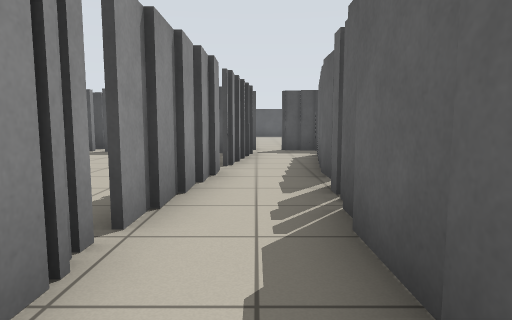
[1] (above)

24 first-person views from a walk through a Stage world. The camera is 0.86 m above the floor, tilts 6° down and sees 75° across. Floor lines are 1 m apart. The floor is counted in squares, 1 m on a side. Each view is taken from the middle of a square. On the plan, view 1 faces up. The plan holds only what a view shows up to about 11 squares ahead; the rest is blank. Robots are left out.

[2]
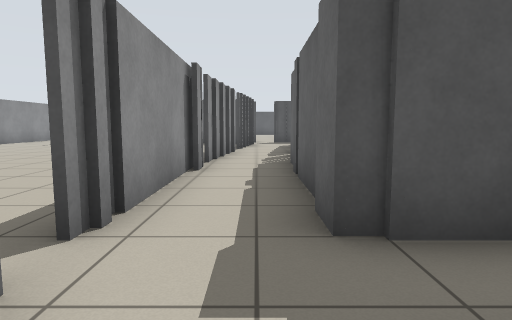

[3]
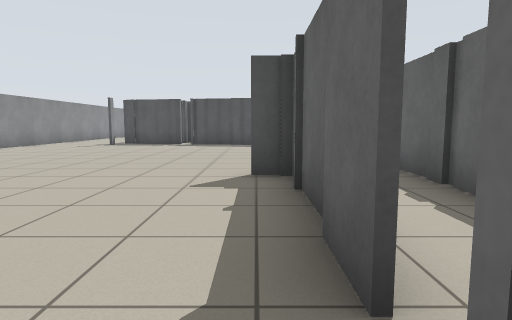

[4]
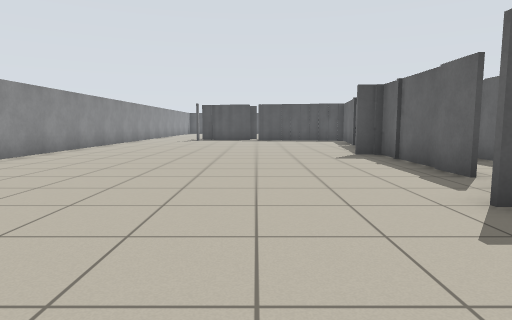

[5]
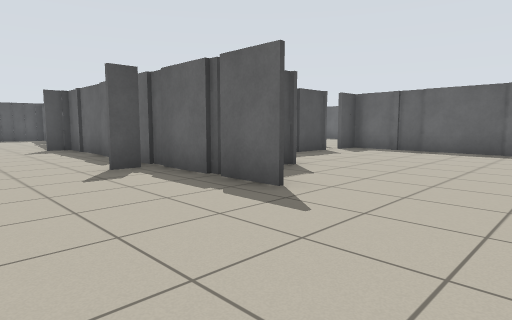

[6]
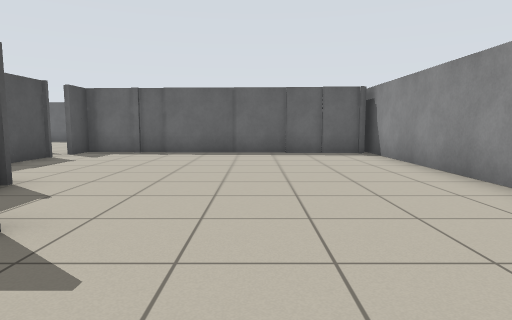

[7]
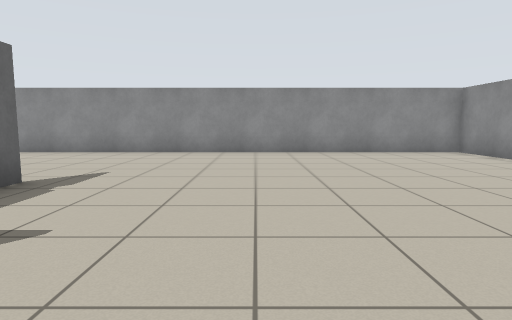

[8]
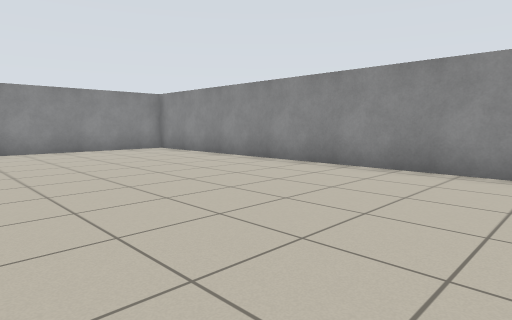

[9]
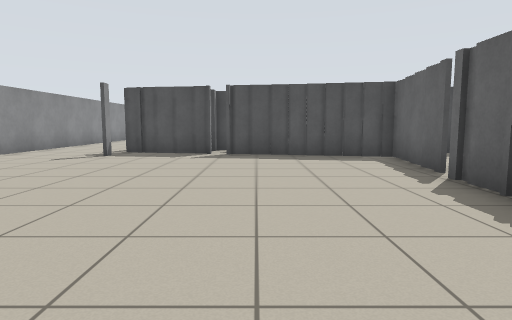

[10]
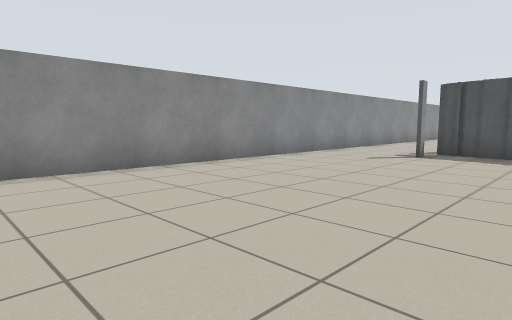

[11]
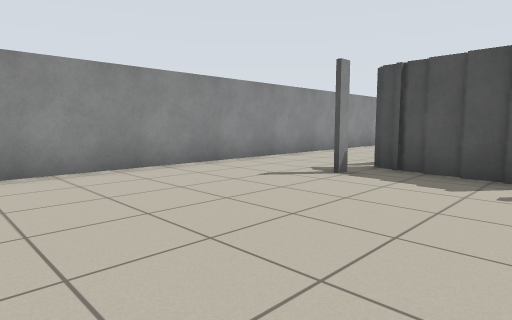

[12]
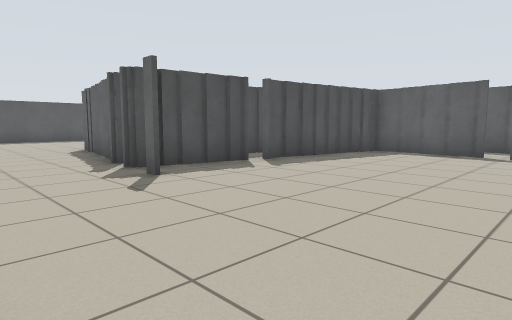

[13]
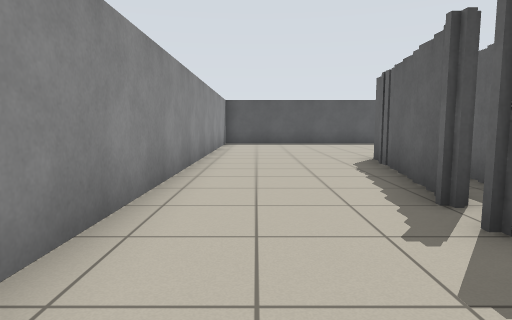

[14]
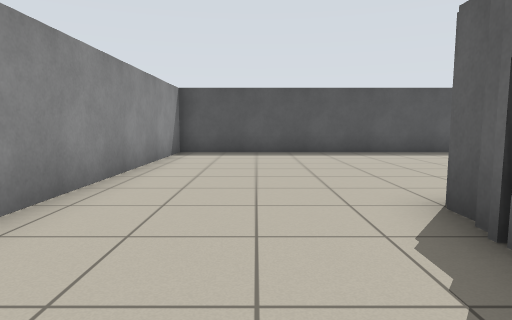

[15]
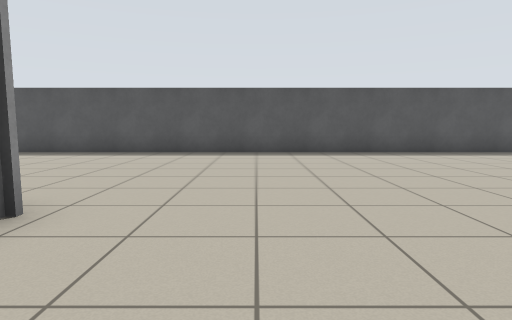

[16]
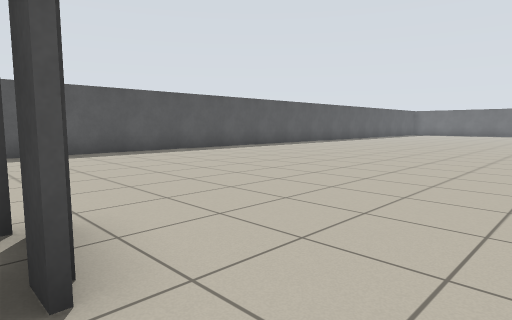

[17]
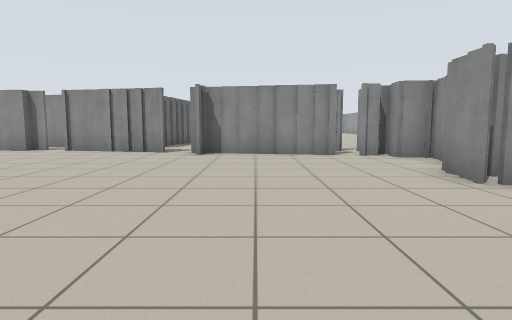

[18]
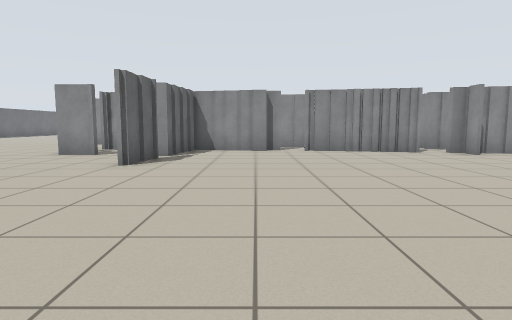

[19]
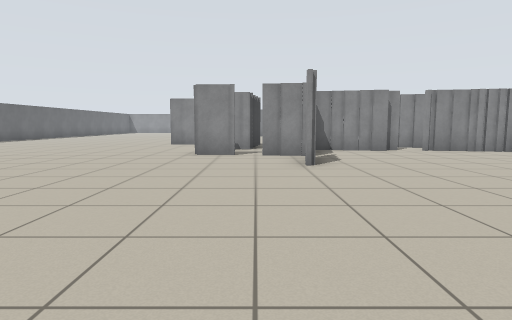

[20]
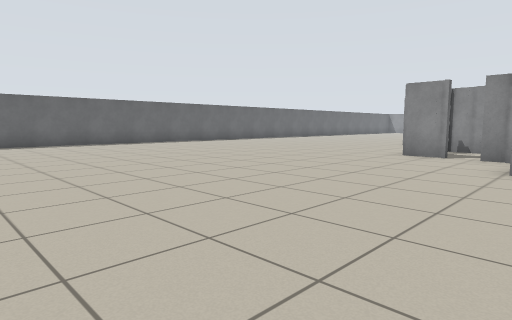

[21]
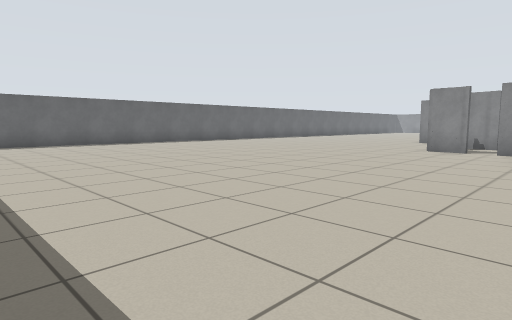

[22]
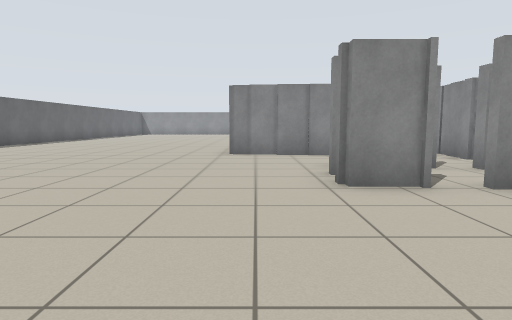

[23]
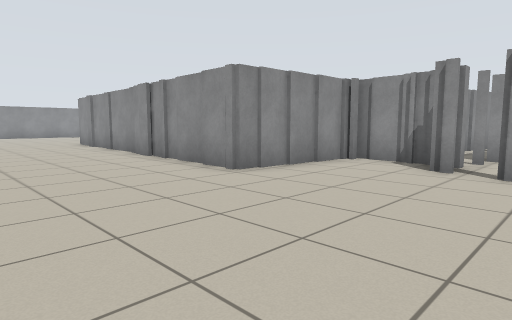

[24]
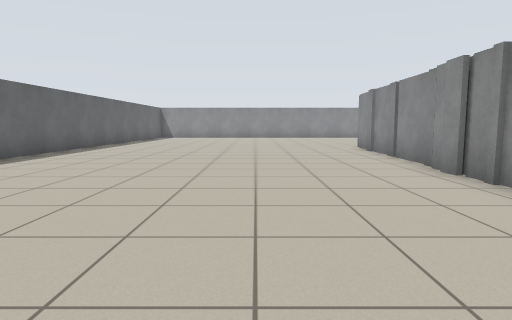

### Floor plan
Ten units are one square. View 1 is at (0, 0); x grows to the right and y downward. Boxes are objects, and circles mark ways between rooms. Rooms are numbered by the first view taken in them; rooms with no view inside come last. Other rooms are left out.
<svg viewBox="-119 -250 358 390">
<path fill="none" stroke="#000" d="M-13 -19 -13 26M-11 -24 -11 -12M8 12 8 -34M-11 -42 -11 -26M6 26 6 16M12 -52 12 -61M-9 -58 -9 -41M-7 -64 -7 -56M14 -65 14 -80M-5 -78 -5 -71M-15 26 -15 -17 -21 -17M-19 46 -25 46M-114 28 -114 135 69 135M-15 80 -15 34M9 65 4 65M-9 -49 -9 -64M-6 -69 -6 -86M49 46 34 46M-4 -85 -4 -102 -21 -102M68 46 56 46M-81 -101 -81 -106 -81 -101M-20 -105 -31 -105M-30 -107 -49 -107M-52 -110 -59 -110M-58 -112 -78 -112M-74 -114 -80 -114M64 110 64 49M-76 -131 -76 -145M61 134 61 109M-114 -156 -114 -2M114 -104 114 -99M103 -96 103 -91M101 -95 101 -76M105 -124 117 -124 117 -120M105 -74 132 -74M131 -72 137 -72 137 -60M83 -110 83 -129M135 -60 135 -19M86 -126 99 -126M87 -134 87 -150M89 -150 89 -140M56 -110 62 -110M133 -18 133 21M30 -110 44 -110M18 -112 31 -112M9 -114 19 -114M-3 -125 -3 -117 0 -117M-21 -119 -4 -119M-32 -122 -20 -122M51 -245 -114 -245 -114 -156M-44 -124 -31 -124M234 21 234 -8M-55 -126 -49 -126M-55 -165 -55 -156M-66 -141 -66 -132 -58 -132 -58 -120M-58 -172 -53 -172 -53 -165M-72 -151 -72 -165M-74 -145 -74 -150M-70 -165 -70 -176"/>
<circle cx="-10" cy="-70" r="3" fill="#2a7"/>
<circle cx="-10" cy="30" r="3" fill="#2a7"/>
<circle cx="-100" cy="-147" r="3" fill="#2a7"/>
<text x="0" y="-10">1</text>
<text x="-50" y="20">2</text>
<text x="120" y="-100">3</text>
</svg>
Room 1 opens to room 2. Room 2 opens to room 3.

Where each view was taken, in squares from view 1:
view 1: 0 up, 0 right, facing up
view 2: 5 down, 0 right, facing up
view 3: 4 down, 2 left, facing up
view 4: 8 down, 5 left, facing up
view 5: 11 down, 5 left, facing up-right
view 6: 10 down, 4 left, facing right
view 7: 3 down, 5 left, facing down
view 8: 2 down, 5 left, facing down-left
view 9: 1 up, 4 left, facing up
view 10: 1 up, 5 left, facing up-left
view 11: 5 up, 5 left, facing up-left
view 12: 5 up, 11 left, facing up-right
view 13: 9 up, 10 left, facing up
view 14: 14 up, 9 left, facing up
view 15: 14 up, 3 left, facing up
view 16: 14 up, 6 left, facing up-right
view 17: 22 up, 2 left, facing down
view 18: 22 up, 6 right, facing down
view 19: 22 up, 10 right, facing down
view 20: 22 up, 8 right, facing down-right
view 21: 24 up, 8 right, facing down-right
view 22: 17 up, 13 right, facing down
view 23: 12 up, 18 right, facing down-left
view 24: 9 up, 17 right, facing down
